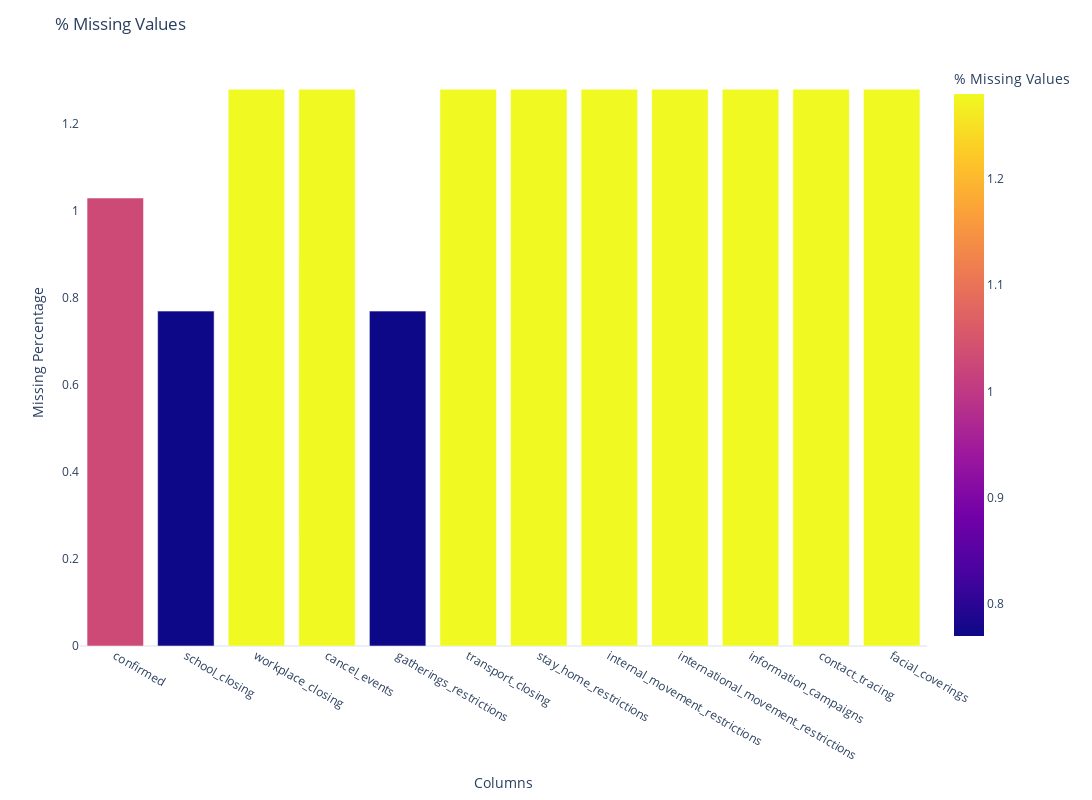

Notebook code for this chart:
### Markdown cell above
>> ## plotting the missing value of df using plotly

### Code cell
fig = px.bar(null, y='% Missing Values',
             hover_data=['Null Values'], color='% Missing Values',
             labels={'% Missing Values'}, height=400)
fig.update_layout(autosize=False,height=800, width=1500, title_text="% Missing Values",template = "plotly_white",
                xaxis_title='Columns',yaxis_title='Missing Percentage',)
fig.update_xaxes(type='category')

fig.update_xaxes(showgrid=False)
fig.update_yaxes(showgrid=False)  
fig.show()

### Figure 1 — Plotly figure (JSON) as saved in the notebook; plotly's stock layout.template omitted (floating-point values rounded to 4 significant figures)
{"data": [{"alignmentgroup": "True", "customdata": [[8], [6], [10], [10], [6], [10], [10], [10], [10], [10], [10], [10]], "hovertemplate": "index=%{x}<br>% Missing Values=%{marker.color}<br>Null Values=%{customdata[0]}<extra></extra>", "legendgroup": "", "marker": {"color": [1.03, 0.77, 1.28, 1.28, 0.77, 1.28, 1.28, 1.28, 1.28, 1.28, 1.28, 1.28], "coloraxis": "coloraxis", "pattern": {"shape": ""}}, "name": "", "offsetgroup": "", "orientation": "v", "showlegend": false, "textposition": "auto", "type": "bar", "x": ["confirmed", "school_closing", "workplace_closing", "cancel_events", "gatherings_restrictions", "transport_closing", "stay_home_restrictions", "internal_movement_restrictions", "international_movement_restrictions", "information_campaigns", "contact_tracing", "facial_coverings"], "xaxis": "x", "y": [1.03, 0.77, 1.28, 1.28, 0.77, 1.28, 1.28, 1.28, 1.28, 1.28, 1.28, 1.28], "yaxis": "y"}], "layout": {"autosize": false, "barmode": "relative", "coloraxis": {"colorbar": {"title": {"text": "% Missing Values"}}, "colorscale": [[0, "#0d0887"], [0.1111, "#46039f"], [0.2222, "#7201a8"], [0.3333, "#9c179e"], [0.4444, "#bd3786"], [0.5556, "#d8576b"], [0.6667, "#ed7953"], [0.7778, "#fb9f3a"], [0.8889, "#fdca26"], [1, "#f0f921"]]}, "height": 800, "legend": {"tracegroupgap": 0}, "margin": {"t": 60}, "title": {"text": "% Missing Values"}, "width": 1500, "xaxis": {"anchor": "y", "domain": [0, 1], "showgrid": false, "title": {"text": "Columns"}, "type": "category"}, "yaxis": {"anchor": "x", "domain": [0, 1], "showgrid": false, "title": {"text": "Missing Percentage"}}}}
